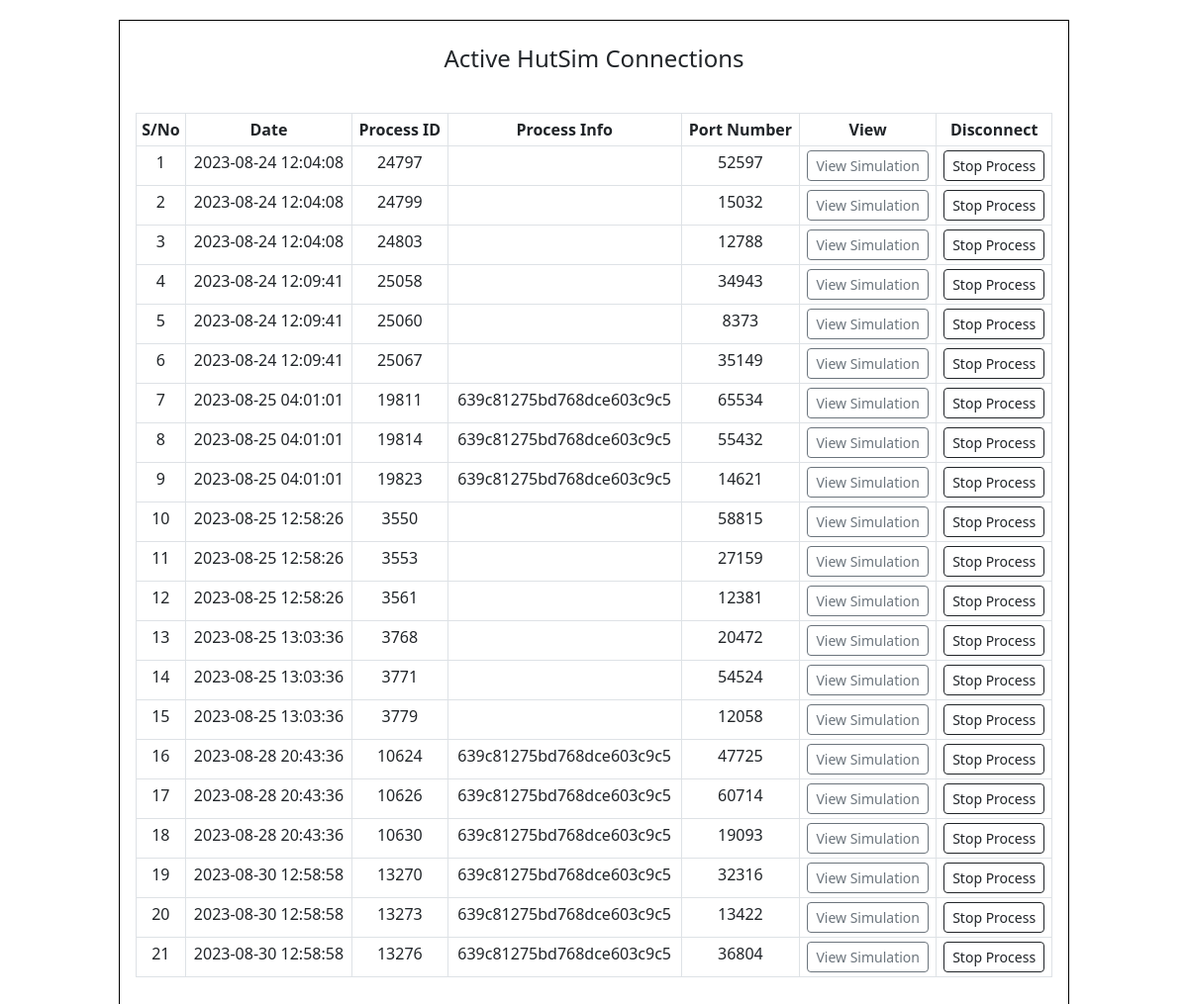
The app's page /admin/index.php with its own data.
### tables this page shows
CREATE TABLE `port_table` (
  `id` int(11) NOT NULL,
  `process_id` int(11) DEFAULT NULL,
  `process_info` varchar(255) DEFAULT NULL,
  `port_number` int(11) DEFAULT NULL,
  `port_status` varchar(255) DEFAULT NULL,
  `process_ended` datetime DEFAULT NULL,
  `created_by` varchar(255) DEFAULT NULL,
  `date_created` datetime NOT NULL DEFAULT CURRENT_TIMESTAMP
);

### src/admin/index.php (the view, shortened to what this page needs)
<?php
  $con = new DB_Connect();
  $con1=$con->connect();
?>
<!DOCTYPE html>
<html>
    <head>
        <link href="https://cdn.jsdelivr.net/npm/bootstrap@5.2.3/dist/css/bootstrap.min.css" rel="stylesheet">
    </head>
    <body>
        <div style="max-width: 960px; text-align: center; border: solid 1px black; margin-right: auto; margin-left: auto; margin-top:20px; padding-bottom: 20px;">
          <br>
          <h4 id="contributions">Active HutSim Connections</h4>
          <div class="table-responsive p-3">
            <form action="" method="post">
              <table class="table table-bordered table-sm">
                <thead>
                  <tr>
                    <th scope="col">S/No</th>
                    <th scope="col">Date</th>
                    <th scope="col">Process ID</th>
                    <th scope="col">Process Info</th>
                    <th scope="col">Port Number</th>
                    <th scope="col">View</th>
                    <th scope="col">Disconnect</th>
                  </tr>
                </thead>
                <tbody>
                  <?php
                    $s_no = 1;
                    $sql = "SELECT * FROM port_table WHERE port_status ='active'";
                    $result = mysqli_query($con1, $sql);
                    if ( mysqli_num_rows( $result ) > 0 ) {
                      while($row = mysqli_fetch_array($result)) {
                        echo "<tr>
                                <td>".$s_no++."</td>
                                <td>".$row["date_created"]."</td>
                                <td>".$row["process_id"]."</td>
                                <td>".$row["process_info"]."</td>
                                <td>".$row["port_number"]."</td>
                                <td><a href='http://uos-hutsim.cloud:".$row["port_number"]."/' target='_blank'><button type='button' class='btn btn-outline-secondary btn-sm'>View Simulation</button></a></td>
                                <td><button type='submit' name='btn_stop_pid' value='".$row["process_id"]."' class='btn btn-outline-dark btn-sm'>Stop Process</button></td>
                              </tr>";
                      }
                    }
                  ?>
                </tbody>
              </table>
            </form>
          </div>
        </div>
    </body>
</html>

### records on screen
port_table: date_created "2023-08-24 12:04:08", process "24797", port_number "52597"
port_table: date_created "2023-08-24 12:04:08", process "24799", port_number "15032"
port_table: date_created "2023-08-24 12:04:08", process "24803", port_number "12788"
port_table: date_created "2023-08-24 12:09:41", process "25058", port_number "34943"
port_table: date_created "2023-08-24 12:09:41", process "25060", port_number "8373"
port_table: date_created "2023-08-24 12:09:41", process "25067", port_number "35149"
port_table: date_created "2023-08-25 04:01:01", process "19811", process_info "639c81275bd768dce603c9c5", port_number "65534"
port_table: date_created "2023-08-25 04:01:01", process "19814", process_info "639c81275bd768dce603c9c5", port_number "55432"
port_table: date_created "2023-08-25 04:01:01", process "19823", process_info "639c81275bd768dce603c9c5", port_number "14621"
port_table: date_created "2023-08-25 12:58:26", process "3550", port_number "58815"
port_table: date_created "2023-08-25 12:58:26", process "3553", port_number "27159"
port_table: date_created "2023-08-25 12:58:26", process "3561", port_number "12381"
port_table: date_created "2023-08-25 13:03:36", process "3768", port_number "20472"
port_table: date_created "2023-08-25 13:03:36", process "3771", port_number "54524"
port_table: date_created "2023-08-25 13:03:36", process "3779", port_number "12058"
port_table: date_created "2023-08-28 20:43:36", process "10624", process_info "639c81275bd768dce603c9c5", port_number "47725"
port_table: date_created "2023-08-28 20:43:36", process "10626", process_info "639c81275bd768dce603c9c5", port_number "60714"
port_table: date_created "2023-08-28 20:43:36", process "10630", process_info "639c81275bd768dce603c9c5", port_number "19093"
port_table: date_created "2023-08-30 12:58:58", process "13270", process_info "639c81275bd768dce603c9c5", port_number "32316"
port_table: date_created "2023-08-30 12:58:58", process "13273", process_info "639c81275bd768dce603c9c5", port_number "13422"
port_table: date_created "2023-08-30 12:58:58", process "13276", process_info "639c81275bd768dce603c9c5", port_number "36804"
